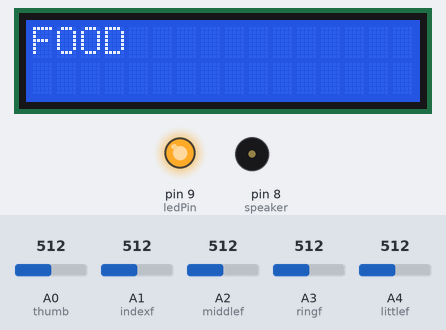
The sketch below on a simulated Arduino Uno, built with avr-gcc and run on an emulated ATmega328P. Parts: 16×2 character LCD, output pins drawn as LEDs (lit = HIGH), buzzer (waves = sounding). Inputs (shaded band) come from the test bench; at power-on: A4 (littlef) = 512, A1 (indexf) = 512, A0 (thumb) = 512, A2 (middlef) = 512, A3 (ringf) = 512.

Above: at 3.2 s.
3.3 s: A4 (littlef) set to 574
4.8 s: A4 (littlef) set to 594
At 5.8 s:
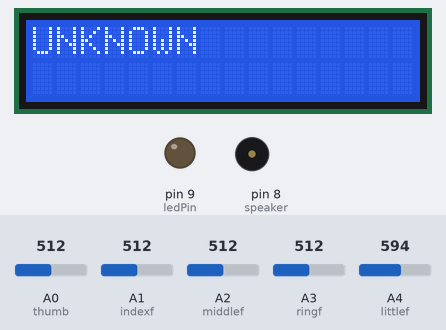
6.5 s: A1 (indexf) set to 398
8.0 s: A1 (indexf) set to 368
At 8.32 s:
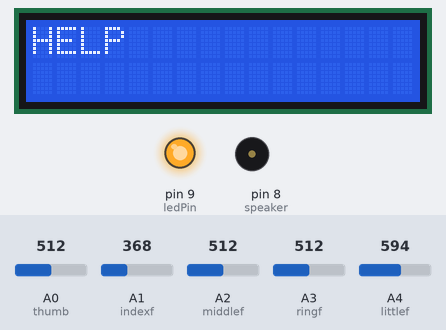
10.0 s: A1 (indexf) set to 716
At 11.0 s:
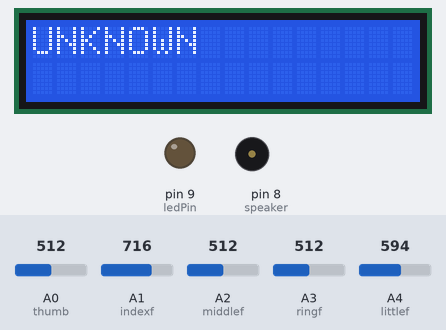
11.6 s: A1 (indexf) set to 306
At 11.73 s:
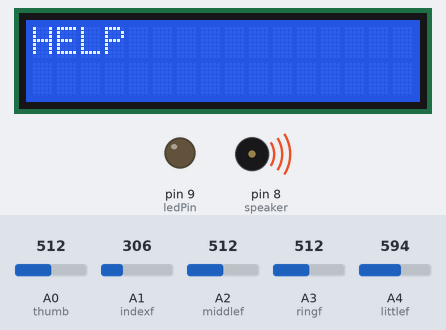
Timing chart, 0 to 15.1 s (numbered marks = the images above; inputs shaded):
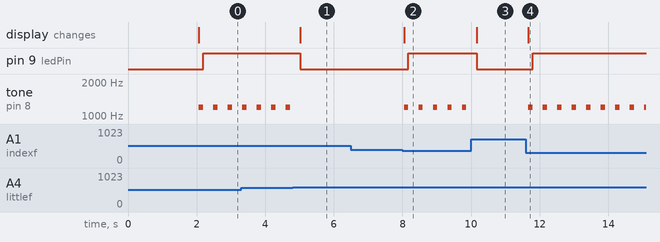

Measured:
- the behaviour switches between 584 and 585 on A4 (littlef) (found by bisection; images 0 and 1)
- the behaviour switches between 385 and 384 on A1 (indexf) (found by bisection; images 1 and 2)
- after the input at 4.8 s, pin 9 (ledPin): HIGH → LOW after 0.23 s; tone on pin 8 (speaker): stops changing and stays silent; the display: changes after 0.23 s (image 1)
- after the input at 6.5 s, every drawn part: stays the same
- after the input at 8.0 s, pin 9 (ledPin): LOW → HIGH after 0.17 s; tone on pin 8 (speaker): alternates 1200 Hz for 0.12 s and silent for 0.30 s, starting after 0.05 s; the display: changes after 0.05 s (image 2)
- after the input at 10.0 s, pin 9 (ledPin): HIGH → LOW after 0.16 s; tone on pin 8 (speaker): stops changing and stays silent; the display: changes after 0.16 s (image 3)
- after the input at 11.6 s, pin 9 (ledPin): LOW → HIGH after 0.19 s; tone on pin 8 (speaker): alternates 1200 Hz for 0.12 s and silent for 0.30 s, starting after 0.07 s; the display: changes after 0.07 s (image 4)
- by itself, tone on pin 8 (speaker): alternates 1200 Hz for 0.12 s and silent for 0.30 s

The sketch:

smart_sign_language_gloves.ino
```cpp
#include <LiquidCrystal.h>

LiquidCrystal lcd(7,6,5,4,3,2);

int thumb=A0;
int indexf=A1;
int middlef=A2;
int ringf=A3;
int littlef=A4;

int speaker=8;
int ledPin=9;

// thresholds (center values)
#define T_TH 400
#define I_TH 385
#define M_TH 425
#define R_TH 580
#define L_TH 585   // adjusted slightly lower for stability

void setup()
{
  lcd.begin(16,2);
  lcd.print("Sign Language");
  delay(2000);
  lcd.clear();

  pinMode(speaker,OUTPUT);
  pinMode(ledPin,OUTPUT);
}

void niceBeep()
{
  tone(speaker,1200);
  delay(120);
  noTone(speaker);
}

void loop()
{
  int t=analogRead(thumb);
  int i=analogRead(indexf);
  int m=analogRead(middlef);
  int r=analogRead(ringf);
  int l=analogRead(littlef);

  bool gesture=false;

  // NORMAL fingers
  bool tStraight = t >= T_TH;
  bool tBent = t < T_TH;

  bool iStraight = i >= I_TH;
  bool iBent = i < I_TH;

  bool mStraight = m >= M_TH;
  bool mBent = m < M_TH;

  bool rStraight = r >= R_TH;
  bool rBent = r < R_TH;

  // ⚠ LITTLE FINGER (special handling)
  bool lStraight = l >= (L_TH + 2);   // stricter
  bool lBent = l < L_TH;

  lcd.setCursor(0,0);

  // HELLO
  if(tBent && iBent && mBent && rBent && lBent)
  {
    lcd.print("HELLO        ");
    niceBeep();
    gesture=true;
  }

  // YES
  else if(tStraight && iBent && mBent && rBent && lBent)
  {
    lcd.print("YES          ");
    niceBeep();
    gesture=true;
  }

  // NO
  else if(tBent && iStraight && mStraight && rStraight && lStraight)
  {
    lcd.print("NO           ");
    niceBeep();
    gesture=true;
  }

  // WATER
  else if(tBent && iStraight && mStraight && rBent && lBent)
  {
    lcd.print("WATER        ");
    niceBeep();
    gesture=true;
  }

  // FOOD
  else if(tStraight && iStraight && mStraight && rBent && lBent)
  {
    lcd.print("FOOD         ");
    niceBeep();
    gesture=true;
  }

  // HELP
  else if(tStraight && iBent && mStraight && rBent && lStraight)
  {
    lcd.print("HELP         ");
    niceBeep();
    gesture=true;
  }

  // EMERGENCY
  else if(tStraight && iStraight && mStraight && rStraight && lBent)
  {
    lcd.print("EMERGENCY    ");
    tone(speaker,800);
    delay(150);
    tone(speaker,1400);
    delay(150);
    noTone(speaker);
    gesture=true;
  }

  else
  {
    lcd.print("UNKNOWN      ");
  }

  digitalWrite(ledPin,gesture?HIGH:LOW);

  delay(300);
}
```
